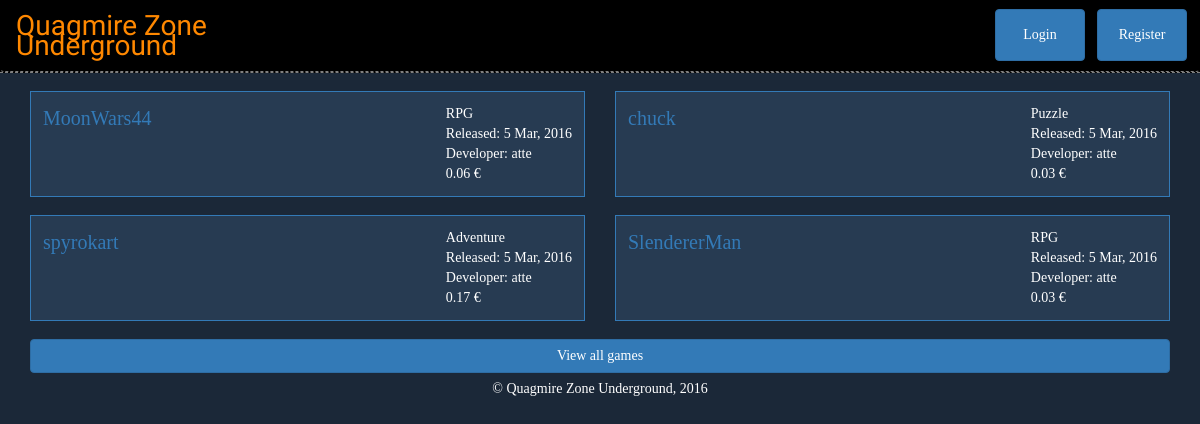
The page / on the database its author committed.
### gamestore/models.py (models this page shows)
class Game(models.Model):
    name = models.CharField(max_length=80)
    URL = models.CharField(max_length=150, unique=True, validators=[URLAllowedChars])
    gameSource = models.URLField(max_length=300, unique=True)
    isPublic = models.BooleanField(default=False)
    genre = models.CharField(max_length=30, default='Unspecified', choices=GAME_GENRES)
    description = models.TextField(blank=True) # TODO: Think about how to implement line feeds.
    image = models.URLField(blank=True)
    image2 = models.URLField(blank=True)
    developer = models.ForeignKey(
        User,
        on_delete=models.SET_NULL,
        null=True)
    price = models.DecimalField(max_digits=7, decimal_places=2, default=0)
    createDate = models.DateTimeField(auto_now_add=True, null=True) # TODO: Not sure if works.
    updateDate = models.DateTimeField(auto_now=True, null=True)

### gamestore/views.py (the view)
# urls.py: url(r'^$', views.index),
def index(request):
	games = Game.objects.filter(isPublic=True)
	if len(games) is 0:
		return render(request, 'front_page.html', {'games': []})
	else:
		games = sorted(games, key=lambda x: x.createDate, reverse=True)
		return render(request, 'front_page.html', {'games': games[:4]})

### gamestore/templates/front_page.html (shortened to what this page needs)
{% load staticfiles %}
<html>
    <head>
        <link rel="stylesheet" href="https://maxcdn.bootstrapcdn.com/bootstrap/3.3.6/css/bootstrap.min.css">
        <link rel="stylesheet" type="text/css" href="{% static 'quagmire.css' %}">
    </head>
    <body>
        <header>
            <nav class="navbar">
                <ul class="nav navbar-nav">
                    <li class="title"><a href="/">Quagmire Zone<br>Underground</a></li>
                </ul>
                <div class="navbar-collapse">
                    <ul class="nav navbar-nav navbar-right">
                        {% if user.is_authenticated %}
                            <li>
                                <a href="/user/{{ user.username }}" class="btn btn-primary navbar-btn">{{ user.username }}</a>
                            </li>
                            {% if user.userextension.isDeveloper %}
                                <li>
                                    <a href="/developer/{{ user.username }}" class="btn btn-success navbar-btn">Developer page</a>
                                </li>
                            {% endif %}
                            <li>
                                <a href="/logout" class="btn btn-link navbar-btn" role="button">Logout</a>
                            </li>
                        {% else %}
                            <li>
                                <a href="/login" class="btn btn-primary navbar-btn" role="button">Login</a>
                            </li>
                            <li>
                                <a href="/register" class="btn btn-primary navbar-btn" role="button">Register</a>
                            </li>
                        {% endif %}
                    </ul>
                </div>
            </nav>
        </header>
        <div class="container">
            <div class="row">
                {% if games|length == 0 %}
                    <div class="generic">
                        No games were found. Perhaps you should become a <a href="/developerinfo">developer</a>?
                    </div>
                {% else %}
                    <div class="col-sm-6">
                        {% if games|length > 0 %}
                            <div class="gameinfo">
                                <div class="gameinfo-left">
                                    <a href="/game/{{ games.0.URL }}">{{ games.0.name }}</a><br><img class="resize" src="{{ games.0.image }}">
                                </div>
                                <div class="gameinfo-right">
                                    {{ games.0.genre }}<br>Released: {{ games.0.createDate|date:'j M, Y' }}<br>Developer: {{ games.0.developer }}<br>{{ games.0.price }} €
                                </div>
                            </div>
                        {% endif %}
                        {% if games|length > 2 %}
                            <div class="gameinfo">
                                <div class="gameinfo-left">
                                    <a href="/game/{{ games.2.URL }}">{{ games.2.name }}</a><br><img class="resize" src="{{ games.2.image }}">
                                </div>
                                <div class="gameinfo-right">
                                    {{ games.2.genre }}<br>Released: {{ games.2.createDate|date:'j M, Y' }}<br>Developer: {{ games.2.developer }}<br>{{ games.2.price }} €
                                </div>
                            </div>
                        {% endif %}
                    </div>
                    <div class="col-sm-6">
                        {% if games|length > 1 %}
                            <div class="gameinfo">
                                <div class="gameinfo-left">
                                    <a href="/game/{{ games.1.URL }}">{{ games.1.name }}</a><br><img class="resize" src="{{ games.1.image }}">
                                </div>
                                <div class="gameinfo-right">
                                    {{ games.1.genre }}<br>Released: {{ games.1.createDate|date:'j M, Y' }}<br>Developer: {{ games.1.developer }}<br>{{ games.1.price }} €
                                </div>
                            </div>
                        {% endif %}
                        {% if games|length > 3 %}
                            <div class="gameinfo">
                                <div class="gameinfo-left">
                                    <a href="/game/{{ games.3.URL }}">{{ games.3.name }}</a><br><img class="resize" src="{{ games.3.image }}">
                                </div>
                                <div class="gameinfo-right">
                                    {{ games.3.genre }}<br>Released: {{ games.3.createDate|date:'j M, Y' }}<br>Developer: {{ games.3.developer }}<br>{{ games.3.price }} €
                                </div>
                            </div>
                        {% endif %}
                    </div>
                {% endif %}
            </div>
        </div>
        <div class="container">
            <a href="/gamelist" class="btn btn-primary btn-block" role="button">View all games</a>
        </div>
        <footer class="footer">&copy; Quagmire Zone Underground, 2016</footer>
    </body>
</html>

### gamestore/static/quagmire.css (style rules this page uses)
body { margin: 0; height: 100%; background: #1B2838; color: #FFFFFF; font-family: "Verdana"; }
header { width: 100%; background: #000000; border-bottom: 1px dashed gray; }
.navbar { margin-bottom: 0; border-bottom: 1px dashed gray; }
.title { text-decoration: none; font-family: "Nosifer"; font-size: 28px; }
.title a { color: #FF8800; }
@media (min-width: 768px) { .nav > li > a.btn { min-width: 90px; margin-right: 12px; } }
.gameinfo { background-color: #273B52; border: 1px solid #337AB7; margin: 18px 0; padding: 12px; overflow: hidden; }
.gameinfo-left { float: left; font-size: 20px; }
.gameinfo-right { float: right; }
footer { width: 100%; text-align: center; margin: 6px 0; }

### rows shown on the page
Game: name "MoonWars44", genre "RPG", createDate "5 Mar, 2016", developer.username "atte", price "0.06"
Game: name "spyrokart", genre "Adventure", createDate "5 Mar, 2016", developer.username "atte", price "0.17"
Game: name "chuck", genre "Puzzle", createDate "5 Mar, 2016", developer.username "atte", price "0.03"
Game: name "SlendererMan", genre "RPG", createDate "5 Mar, 2016", developer.username "atte", price "0.03"
